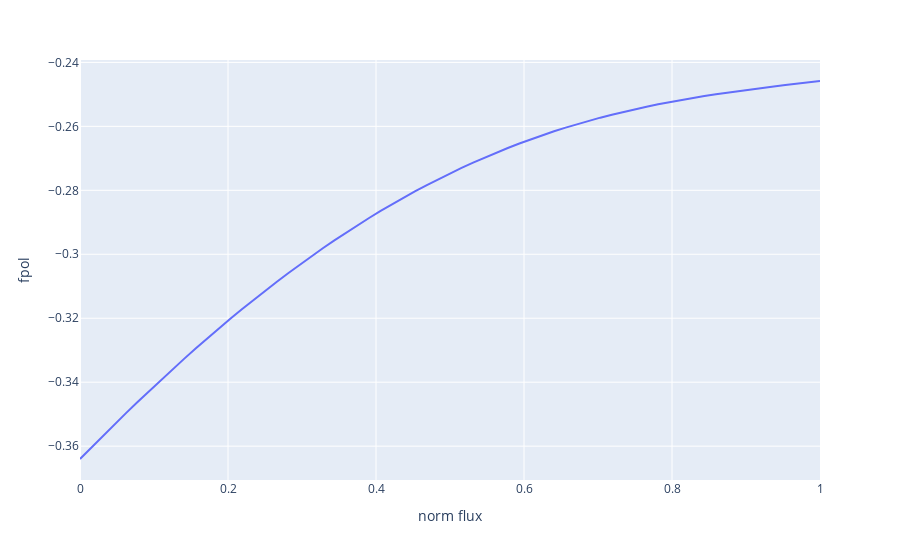
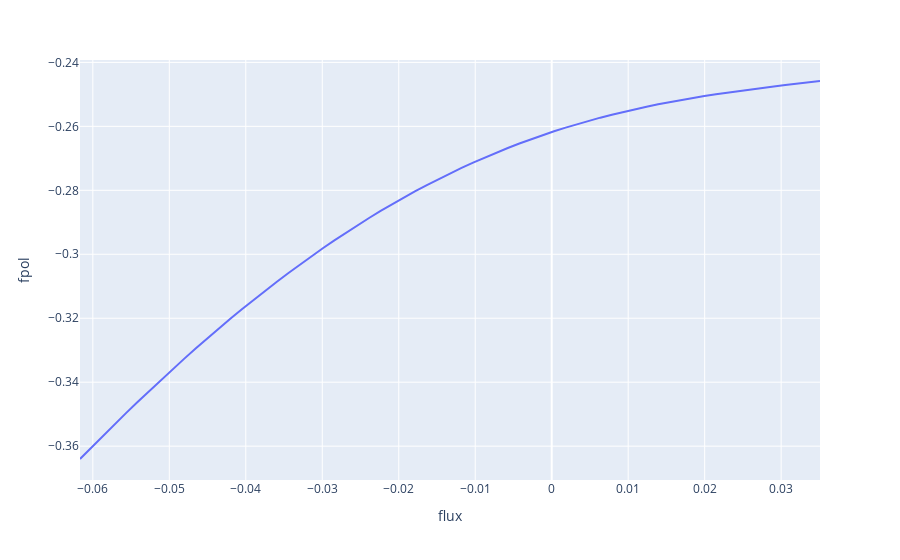
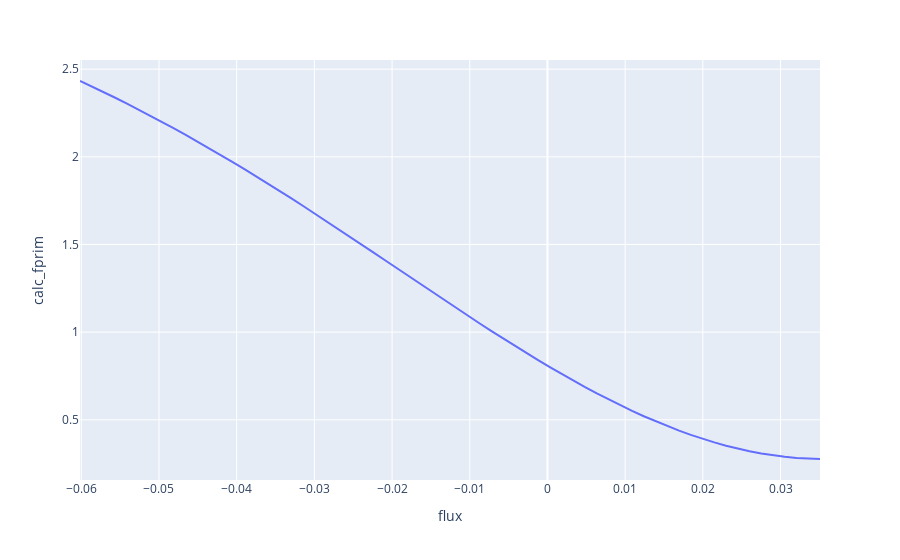
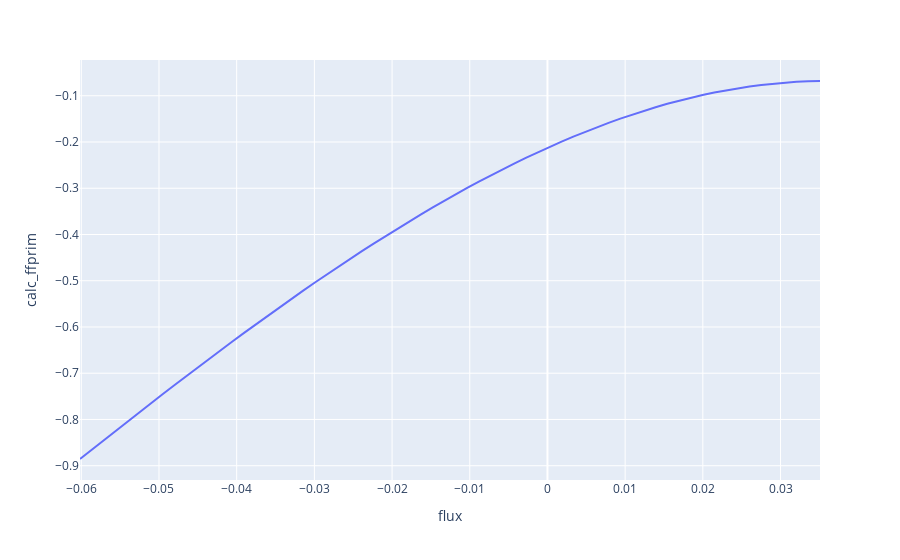

The cell these charts' notebook holds for them, in order:
### Markdown cell above
## ポロイダル電流に関する整合性の確認

### Code cell
# fpolの波形をフラックスで微分して、ffprimに一致することを確認
y = np.array(pr['fpol'])
x = np.linspace(0, 1, len(y))
df = pd.DataFrame(data=np.array([x, y]).T, columns=['norm flux', 'fpol'])
fig2 = px.line(df, x='norm flux', y='fpol')
fig2.show()
x2 = get_flux(x)
df = pd.DataFrame(data=np.array([x2, y]).T, columns=['flux', 'fpol'])
fig2 = px.line(df, x='flux', y='fpol')
fig2.show()
# ffprimを計算
x3, v = get_diff(x2, y)
df = pd.DataFrame(data=np.array([x3, v]).T, columns=['flux', 'calc_fprim'])
fig2 = px.line(df, x='flux', y='calc_fprim')
fig2.show()
df = pd.DataFrame(data=np.array([x3, v*y[:-1]]).T, columns=['flux', 'calc_ffprim'])
fig2 = px.line(df, x='flux', y='calc_ffprim')
fig2.show()
y1 = pr['ffprim']
df = pd.DataFrame(data=np.array([x2, y1]).T, columns=['flux', 'ffprim'])
fig2 = px.line(df, x='flux', y='ffprim')
fig2.show()
